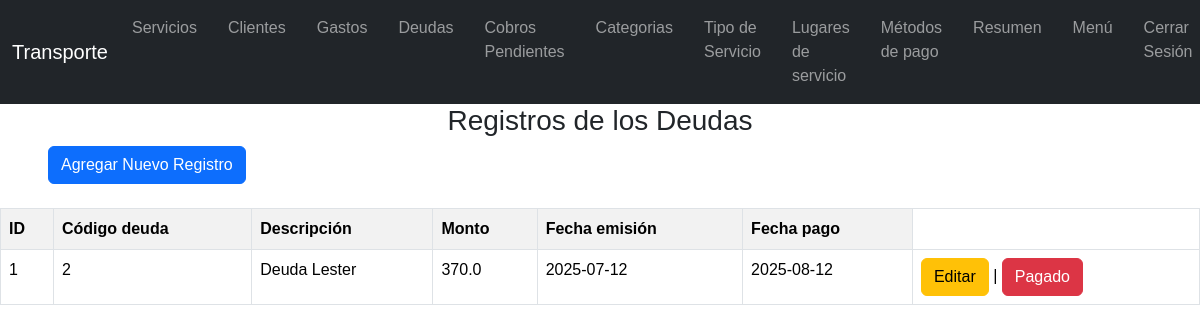
The page /tregistrosdeudas (signed in) on the database as committed earlier.
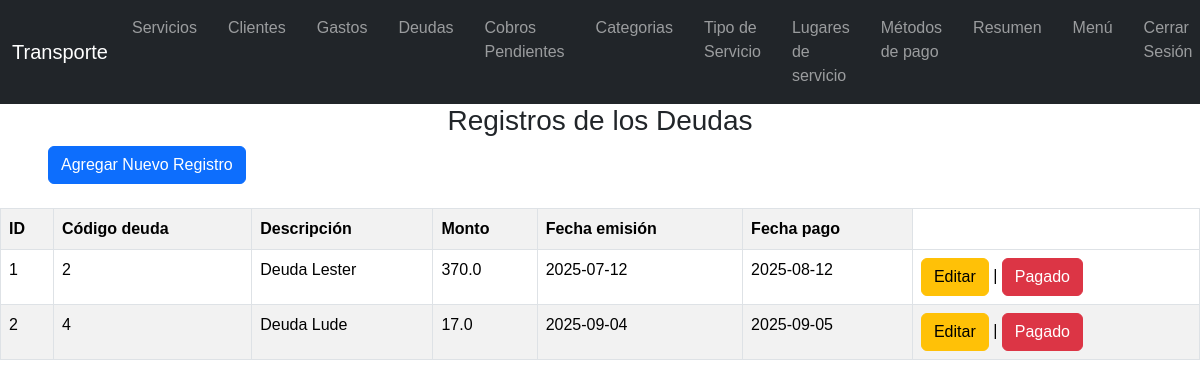
The same page on the database as committed later.
### tables this page shows
CREATE TABLE "deudas" (
	"cod_deu"	INTEGER,
	"des_deu"	TEXT,
	"monto"	REAL,
	"fec_emi"	TEXT,
	"fec_pag"	TEXT,
	"cond_deu"	INTEGER,
	PRIMARY KEY("cod_deu" AUTOINCREMENT)
);

### flask_app.py (the view)
@app.route("/tregistrosdeudas")
def tregistrosdeudas():
    if 'usuario' not in session:
        return redirect(url_for('login'))
    conn = sqlite3.connect("data1.db")
    c = conn.cursor()
    c.execute("""SELECT *
              FROM deudas
              WHERE cond_deu=1""")
    datos = c.fetchall()
    conn.close()
    return render_template("tregistros_deudas.html", registros=datos)

### templates/tregistros_deudas.html (shortened to what this page needs)
<!DOCTYPE html>
<html>
<head>
    <link href="https://cdn.jsdelivr.net/npm/bootstrap@5.3.7/dist/css/bootstrap.min.css" rel="stylesheet">
    <link rel="stylesheet" href="../static/style.css">
</head>
<body>
    {% include "tmenu.html" %}
    <h3 class="text-center">Registros de los Deudas</h3>
    <a href="/tformdeudas" class="btn btn-primary ms-5">Agregar Nuevo Registro</a><br><br>
    <div class="table-responsive">
        <table border="1" class="table table-striped table-bordered">
            <tr>
                <th>ID</th>
                <th>Código deuda</th>
                <th>Descripción</th>
                <th>Monto</th>
                <th>Fecha emisión</th>
                <th>Fecha pago</th>
            </tr>
            {% for r in registros %}
            <tr>
                <td>{{ loop.index }}</td>
                <td>{{ r[0] }}</td>
                <td>{{ r[1] }}</td>
                <td>{{ r[2] }}</td>
                <td>{{ r[3] }}</td>
                <td>{{ r[4] }}</td>
                <td>
                    <a href="/teditardeudas/{{ r[0] }}" class="btn btn-warning">Editar</a> |
                    <a href="/tborrardeudas/{{ r[0] }}" class="btn btn-danger" onclick="return confirm('¿Estás seguro de borrar este registro?');">Pagado</a>
                </td>
            </tr>
            {% endfor %}
        </table>
        <br>
    </div>
</body>
</html>

Rows that differ between the two databases and show on the page:
now on this page (row edited): deudas: cod_deu "4", des_deu "Deuda Lude", monto "17.0", fec_emi "2025-09-04", fec_pag "2025-09-05"
